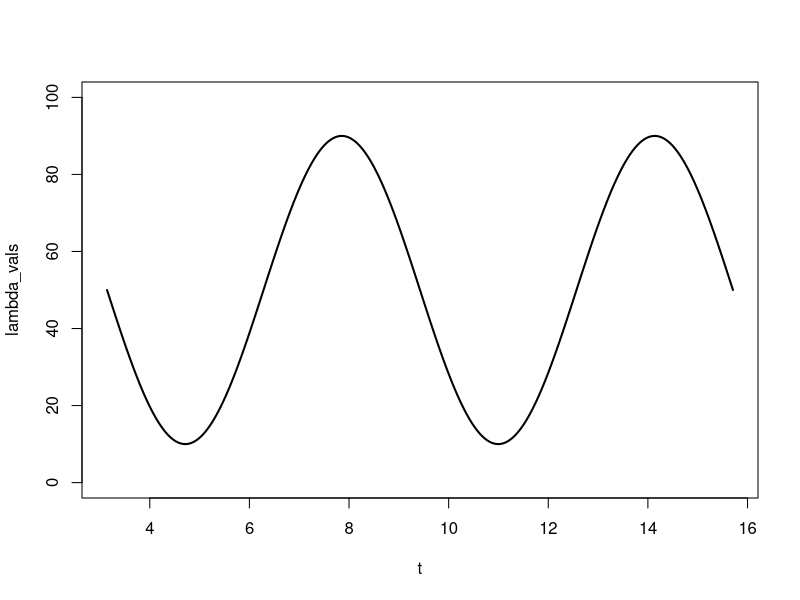
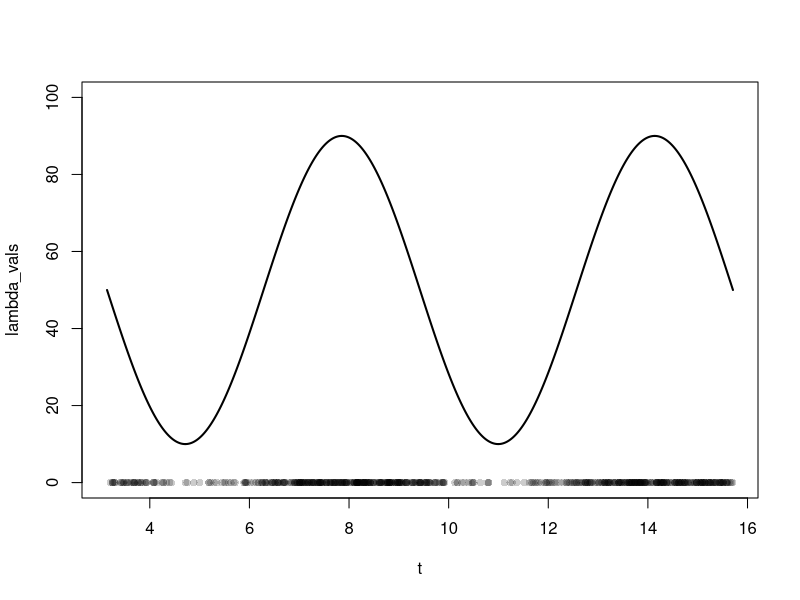
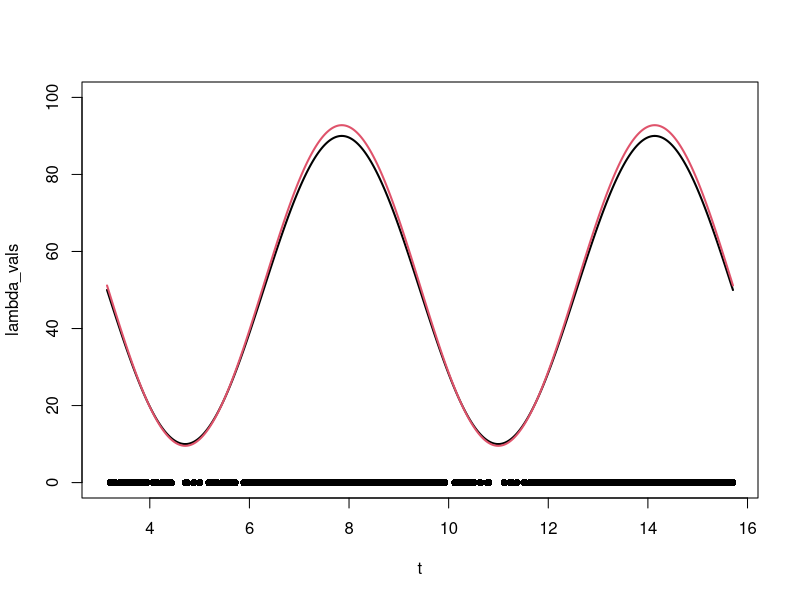
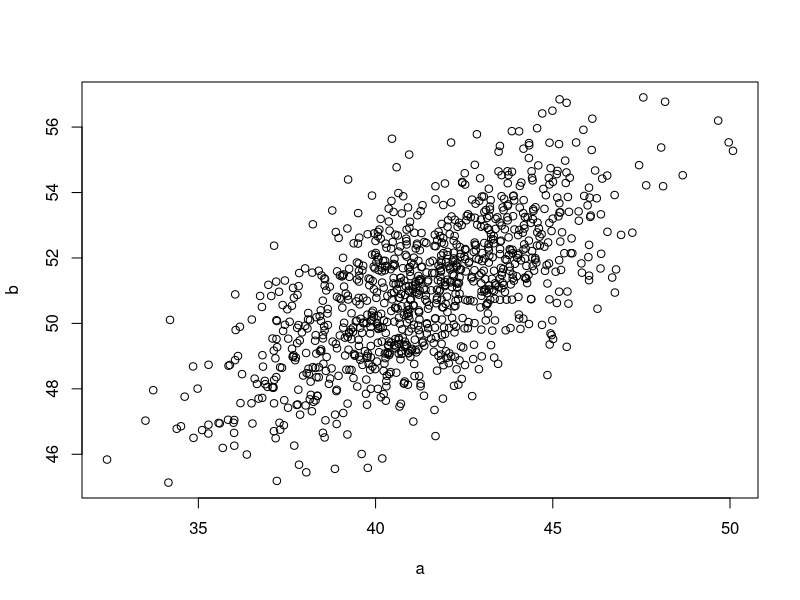
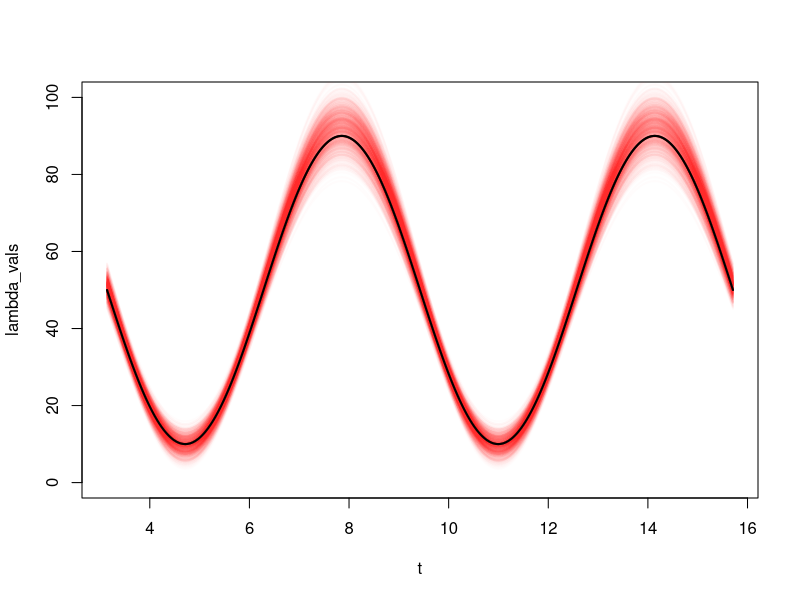
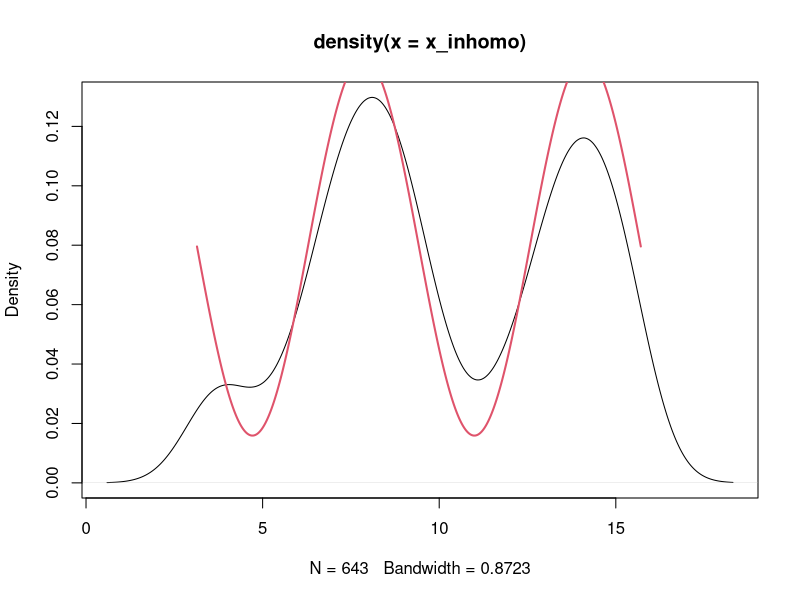

The R source for these figures, in order:
## ---- chunk 1
lambda <- function(theta, time){
 theta[1] * sin(time) + theta[2]
}

Lambda <- function(theta, time){
 - theta[1] * cos(time) + theta[2] * time 
}
## ---- chunk 2
t_min <- pi
t_max <- 5*pi 
theta_true = c(40, 50)
lambda_max <- 90

t <- seq(t_min, t_max, length.out = 1001)
lambda_vals <- lambda(theta = theta_true, time =  t)

plot(t, lambda_vals, type = "l", lwd = 2, ylim = c(0,100))
## ---- chunk 3
n_homo <- rpois(n = 1, lambda = lambda_max * (t_max - t_min))
x_homo <- runif(n = n_homo, min = t_min, max = t_max)

Lambda_A <- Lambda(theta_true, t_max) - Lambda(theta_true, t_min)
prob_keep <- lambda(theta = theta_true, time = x_homo) / lambda_max
is_kept <- rbinom(n = n_homo, size = 1, prob = prob_keep)

x_inhomo <- x_homo[is_kept == 1]
n_inhomo <- length(x_inhomo)

plot(t, lambda_vals, type = "l", lwd = 2, ylim = c(0,100)) 
points(x = x_inhomo, y = rep(0, n_inhomo), pch = 16, col = rgb(0,0,0,0.2))
## ---- chunk 4
# Negative log-liklihood 

nllh_ihpp <- function(theta, x, A){
  if(theta[1] > theta[2]) return(1e8)
  
  # Integral term 
  Lambda_term <- Lambda(theta, A[2]) - Lambda(theta, A[1])
  # Intensity term
  lambda_term <- - sum(log(lambda(theta, time = x))) 
  #
  
  return(lambda_term + Lambda_term)
}

# Evaluate for lambda = 0 * sin(t) + 5
nllh_ihpp( theta = c(0, 5), x = x_inhomo, A = c(pi, 5*pi))
## ---- chunk 5
opt <- optim(
  par = c(0,5), # starting parameter values
  fn = nllh_ihpp,
  method = "L-BFGS-B",
  hessian = TRUE,
  A = c(t_min, t_max),
  x = x_inhomo
  )

opt
## ---- chunk 6
fitted_intensity <- lambda(theta = opt$par, time = t)

plot(t, lambda_vals, type = "l", lwd = 2, ylim = c(0,100)) 
points(x = x_inhomo, y = rep(0, n_inhomo), pch = 16) 
lines(t, fitted_intensity, col = 2, type = "l", lwd = 2, ylim = c(0,10))



## ---- chunk 7
mle_samples <- mgcv::rmvn(n = 1000, mu = opt$par, V = solve(opt$hessian))
plot(mle_samples, xlab = "a", ylab = "b")
## ---- chunk 8
plot(t, lambda_vals, type = "l", lwd = 2, ylim = c(0,100))  
for (i in 1:1000){
  lines(t, lambda(mle_samples[i,], t), type = "l", lwd = 2, ylim = c(0,10), col = rgb(1,0,0,0.01))
}
lines(t, lambda_vals,  lwd = 2)  

## ---- chunk 9
plot(density(x_inhomo))
lines(t, lambda_vals/(Lambda_A), col = 2, type = "l", lwd = 2)
